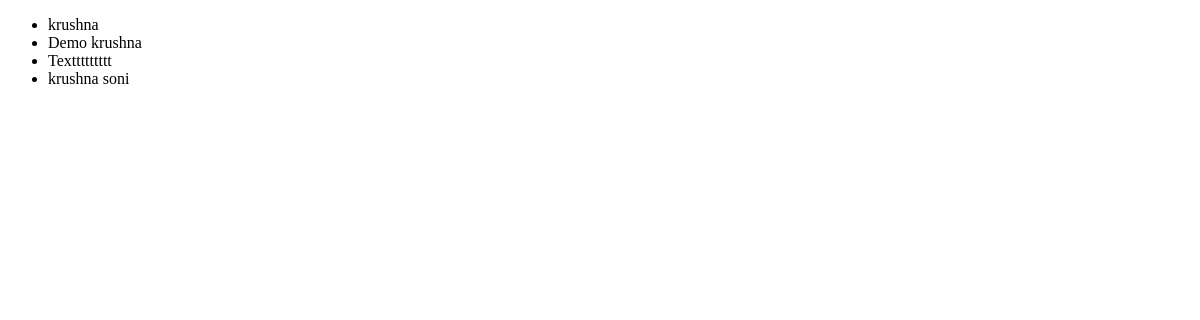
The page /blog_list on the database as committed earlier.
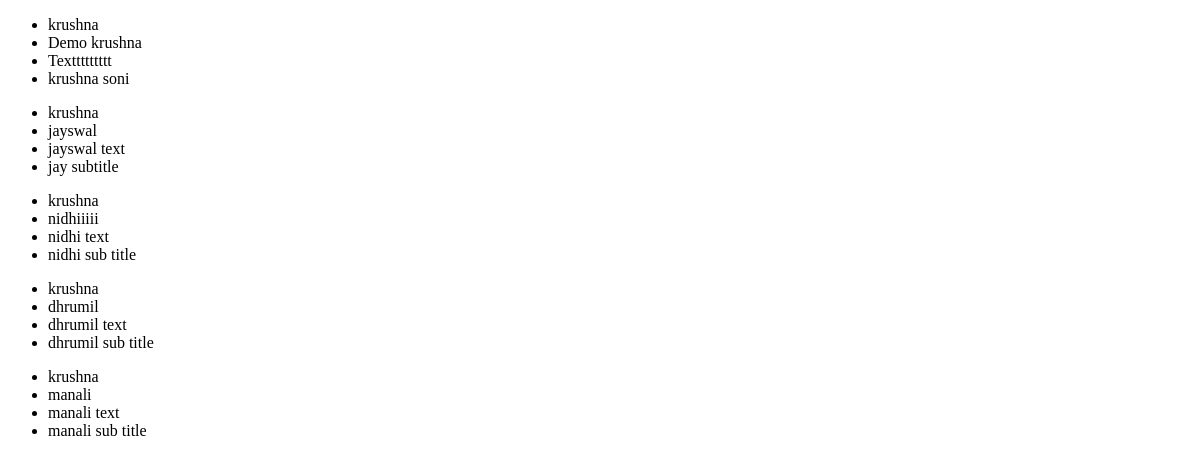
The same page on the database as committed later.
### blog/models.py (models this page shows, shortened)
class Post(models.Model):
    author = models.ForeignKey(settings.AUTH_USER_MODEL, on_delete=models.CASCADE)
    title = models.CharField(max_length=200)
    text = models.TextField()
    sub_title = models.CharField(max_length=300)
    created_date = models.DateTimeField(default=timezone.now)
    published_date = models.DateTimeField(blank=True, null=True)

### blog/views.py (the view)
# urls.py: path('blog_list', views.blog_list, name='blog_list'),
def blog_list(request):
    blog = Post.objects.all()
    return render(request,'blog/view_blog_list.html',{'blogs':blog})

### blog/templates/blog/view_blog_list.html (shortened to what this page needs)
<!DOCTYPE html>
<html lang="en">
<head>
</head>
<body>
    <div>
        {% for x in blogs %}
            <ul>
                <li>{{ x.author }}</li>
                <li>{{ x.title }}</li>
                <li>{{ x.text }}</li>
                <li>{{ x.sub_title }}</li>
            </ul>
        {% endfor %}
    </div>
</body>
</html>

Rows that differ between the two databases and show on the page:
added Post: author "krushna", title "jayswal", text "jayswal text", sub_title "jay subtitle"
added Post: author "krushna", title "nidhiiiii", text "nidhi text", sub_title "nidhi sub title"
added Post: author "krushna", title "dhrumil", text "dhrumil text", sub_title "dhrumil sub title"
added Post: author "krushna", title "manali", text "manali text", sub_title "manali sub title"
